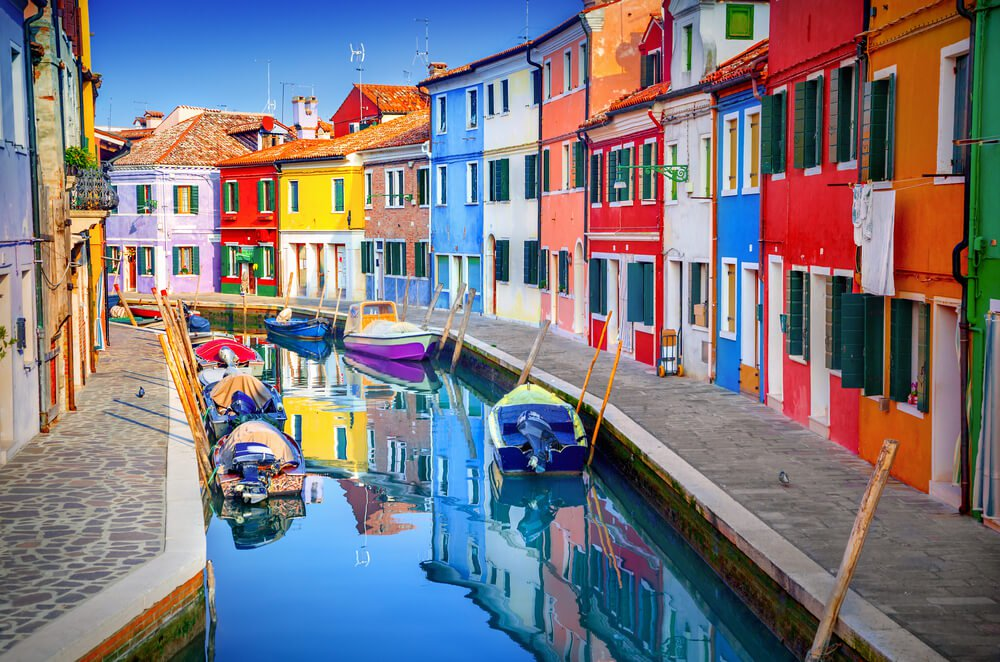
#> input picture colorpic.jpg, 1000 x 662 px
$ python 'CodeClauseInternship_ColourDetection_Debasmita Chakraborty.py'
#> lines starting #> are read from the running program, lines starting #| are printed output that depends on the picture; long printed decimals are rounded
#!/usr/bin/env python
# coding: utf-8

# In[35]:


# prompt: colour detection of an image

from PIL import Image
import numpy as np
import pandas as pd
import matplotlib.pyplot as plt


# In[36]:


# Load the image
image = Image.open('colorpic.jpg')
#> image is the input picture: PIL image 1000x662 RGB; mean R, G, B 124.8, 120.1, 127.2


# In[37]:


# Convert the image to a NumPy array
image_array = np.array(image)

# Get the RGB values of each pixel
red_channel = image_array[:, :, 0]
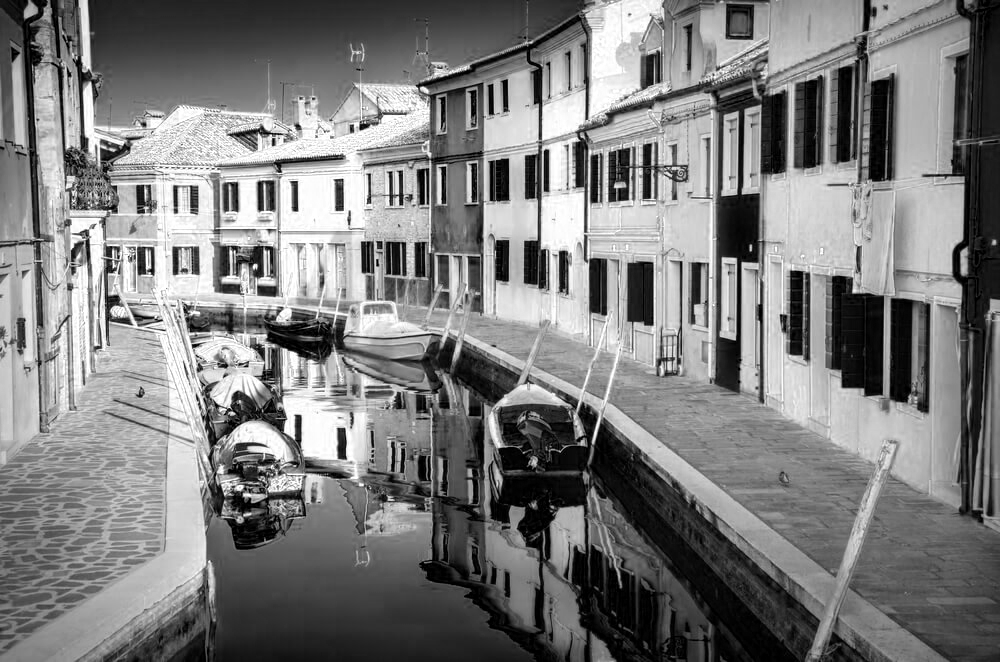
#> red_channel: shape (662, 1000); min 0, max 255, mean 124.8
green_channel = image_array[:, :, 1]
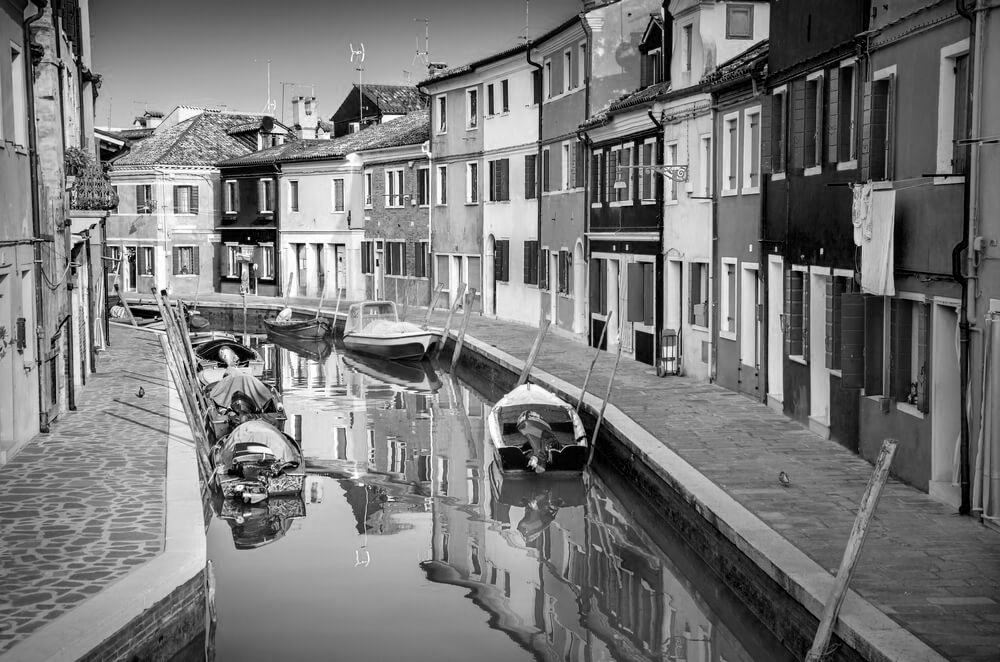
#> green_channel: shape (662, 1000); min 0, max 255, mean 120.1
blue_channel = image_array[:, :, 2]
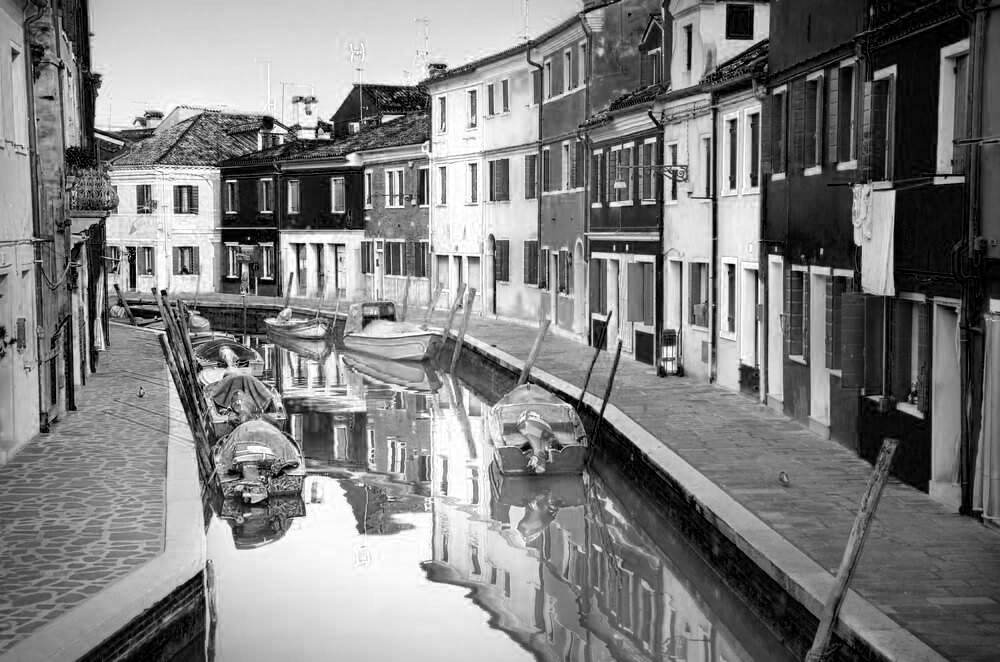
#> blue_channel: shape (662, 1000); min 0, max 255, mean 127.2

# Calculate the average RGB values
average_red = np.mean(red_channel)
#> average_red = 124.8
average_green = np.mean(green_channel)
#> average_green = 120.1
average_blue = np.mean(blue_channel)
#> average_blue = 127.2

# Print the average RGB values
print('Average red:', average_red)
#| Average red: 124.847
print('Average green:', average_green)
#| Average green: 120.136
print('Average blue:', average_blue)
#| Average blue: 127.243

# Determine the dominant colour
if average_red > average_green and average_red > average_blue:
  print('Dominant colour: red')
elif average_green > average_red and average_green > average_blue:
  print('Dominant colour: green')
else:
  print('Dominant colour: blue')


# In[38]:


#reading csv file
image = pd.read_csv('colors.csv')
#> (reads colors.csv from the repository)


# In[39]:


image.head()


# In[40]:


image.tail()


# In[41]:


type(image)


# In[42]:


print(len(image))


# In[43]:


# Calculate average color values for each channel
average_color = np.mean(image_array, axis=(0, 1))
#> average_color = [124.8, 120.1, 127.2]


# In[44]:


def plot_bar_graph(average_color):
    colors = ['red', 'green', 'blue']
    plt.bar(colors, average_color, color=colors)
    plt.title('Average Color Values')
    plt.xlabel('Color Channels')
    plt.ylabel('Average Value')
    plt.show()
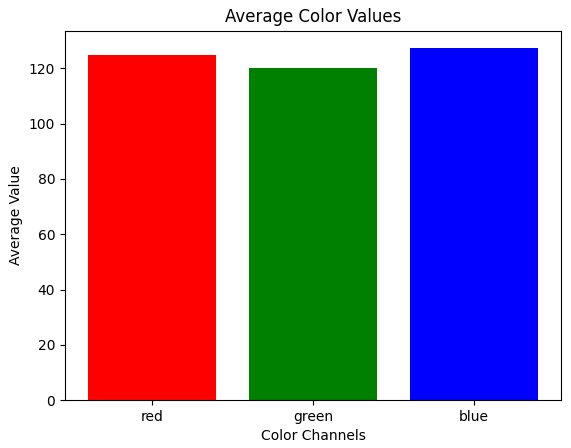
#> figure drawn by matplotlib, 1 panel; tallest bar 127.2 high, from x = 1.6 to 2.4


# In[34]:


# Plot the bar graph
plot_bar_graph(average_color)


# In[ ]:
